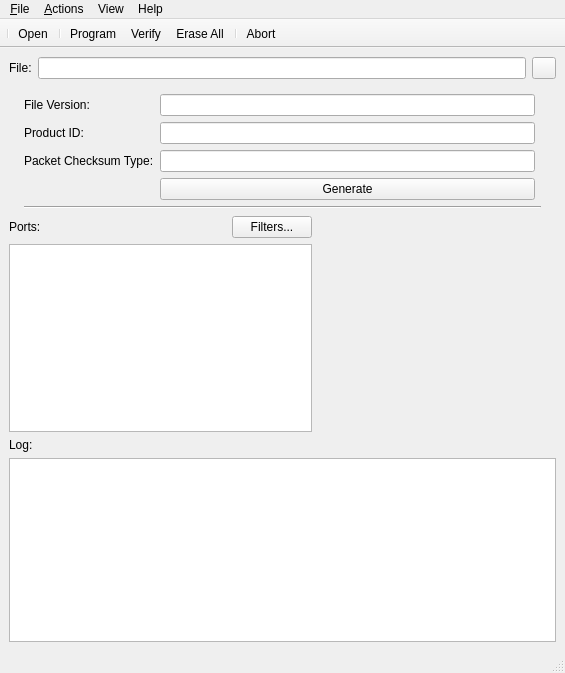
<?xml version="1.0" encoding="UTF-8"?>
<ui version="4.0">
 <class>mainwindow</class>
 <widget class="QMainWindow" name="mainwindow">
  <property name="geometry">
   <rect>
    <x>0</x>
    <y>0</y>
    <width>565</width>
    <height>673</height>
   </rect>
  </property>
  <property name="windowTitle">
   <string>Device Firmware Update Host Tool</string>
  </property>
  <widget class="QWidget" name="m_centralwidget_p">
   <layout class="QGridLayout" name="gridLayout" columnstretch="2,0">
    <item row="4" column="0">
     <layout class="QHBoxLayout" name="m_horizontal_layout_2_p">
      <item>
       <widget class="QLabel" name="m_ports_label_p">
        <property name="text">
         <string>Ports:</string>
        </property>
       </widget>
      </item>
      <item>
       <spacer name="m_horizontalspacer_p">
        <property name="orientation">
         <enum>Qt::Horizontal</enum>
        </property>
        <property name="sizeHint" stdset="0">
         <size>
          <width>40</width>
          <height>20</height>
         </size>
        </property>
       </spacer>
      </item>
      <item>
       <widget class="QPushButton" name="m_filter_pushbutton_p">
        <property name="text">
         <string>Filters...</string>
        </property>
       </widget>
      </item>
     </layout>
    </item>
    <item row="2" column="0" rowspan="2" colspan="2">
     <widget class="QWidget" name="m_formwidget_p" native="true">
      <layout class="QGridLayout" name="gridLayout_6">
       <property name="leftMargin">
        <number>15</number>
       </property>
       <property name="rightMargin">
        <number>15</number>
       </property>
       <property name="bottomMargin">
        <number>1</number>
       </property>
       <item row="1" column="1">
        <widget class="QLineEdit" name="m_productid_lineedit_p"/>
       </item>
       <item row="3" column="1">
        <widget class="QLineEdit" name="m_checksumtype_lineedit_p"/>
       </item>
       <item row="6" column="0" colspan="3">
        <widget class="Line" name="line">
         <property name="orientation">
          <enum>Qt::Horizontal</enum>
         </property>
        </widget>
       </item>
       <item row="3" column="0">
        <widget class="QLabel" name="m_checksumtype_label_p">
         <property name="text">
          <string>Packet Checksum Type:</string>
         </property>
        </widget>
       </item>
       <item row="0" column="1">
        <widget class="QLineEdit" name="m_fileversion_lineedit_p"/>
       </item>
       <item row="1" column="0">
        <widget class="QLabel" name="m_productid_label_p">
         <property name="text">
          <string>Product ID:</string>
         </property>
        </widget>
       </item>
       <item row="0" column="0">
        <widget class="QLabel" name="m_fileversion_label_p">
         <property name="text">
          <string>File Version:</string>
         </property>
        </widget>
       </item>
       <item row="4" column="1">
        <widget class="QPushButton" name="m_generate_pushbutton_p">
         <property name="maximumSize">
          <size>
           <width>16777215</width>
           <height>32</height>
          </size>
         </property>
         <property name="layoutDirection">
          <enum>Qt::LeftToRight</enum>
         </property>
         <property name="text">
          <string>Generate</string>
         </property>
        </widget>
       </item>
      </layout>
     </widget>
    </item>
    <item row="5" column="0">
     <widget class="QListWidget" name="m_port_listwidget_p"/>
    </item>
    <item row="0" column="0" colspan="2">
     <layout class="QHBoxLayout" name="m_horizontal_layout_p">
      <item>
       <widget class="QLabel" name="m_file_label_p">
        <property name="text">
         <string>File:</string>
        </property>
       </widget>
      </item>
      <item>
       <widget class="QLineEdit" name="m_file_lineedit_p"/>
      </item>
      <item>
       <widget class="QPushButton" name="m_file_pushbutton_p">
        <property name="maximumSize">
         <size>
          <width>24</width>
          <height>24</height>
         </size>
        </property>
        <property name="text">
         <string/>
        </property>
       </widget>
      </item>
     </layout>
    </item>
    <item row="4" column="1" rowspan="2">
     <widget class="QStackedWidget" name="m_stackedwidget_p">
      <property name="currentIndex">
       <number>0</number>
      </property>
      <widget class="QWidget" name="m_blankpage_p"/>
      <widget class="QWidget" name="m_uartpage_p">
       <layout class="QGridLayout" name="gridLayout_3">
        <item row="0" column="0">
         <widget class="QLabel" name="m_uart_baud_label_p">
          <property name="text">
           <string>Baud:</string>
          </property>
          <property name="alignment">
           <set>Qt::AlignLeading|Qt::AlignLeft|Qt::AlignVCenter</set>
          </property>
         </widget>
        </item>
        <item row="0" column="1">
         <widget class="QComboBox" name="m_uart_baud_combobox_p">
          <item>
           <property name="text">
            <string>75</string>
           </property>
          </item>
          <item>
           <property name="text">
            <string>110</string>
           </property>
          </item>
          <item>
           <property name="text">
            <string>134</string>
           </property>
          </item>
          <item>
           <property name="text">
            <string>150</string>
           </property>
          </item>
          <item>
           <property name="text">
            <string>300</string>
           </property>
          </item>
          <item>
           <property name="text">
            <string>600</string>
           </property>
          </item>
          <item>
           <property name="text">
            <string>1200</string>
           </property>
          </item>
          <item>
           <property name="text">
            <string>2400</string>
           </property>
          </item>
          <item>
           <property name="text">
            <string>4800</string>
           </property>
          </item>
          <item>
           <property name="text">
            <string>7200</string>
           </property>
          </item>
          <item>
           <property name="text">
            <string>9600</string>
           </property>
          </item>
          <item>
           <property name="text">
            <string>14400</string>
           </property>
          </item>
          <item>
           <property name="text">
            <string>19200</string>
           </property>
          </item>
          <item>
           <property name="text">
            <string>38400</string>
           </property>
          </item>
          <item>
           <property name="text">
            <string>56000</string>
           </property>
          </item>
          <item>
           <property name="text">
            <string>57600</string>
           </property>
          </item>
          <item>
           <property name="text">
            <string>115200</string>
           </property>
          </item>
          <item>
           <property name="text">
            <string>128000</string>
           </property>
          </item>
          <item>
           <property name="text">
            <string>230400</string>
           </property>
          </item>
          <item>
           <property name="text">
            <string>460800</string>
           </property>
          </item>
          <item>
           <property name="text">
            <string>921600</string>
           </property>
          </item>
         </widget>
        </item>
        <item row="1" column="0">
         <widget class="QLabel" name="m_uart_databits_label_p">
          <property name="text">
           <string>Data bits:</string>
          </property>
          <property name="alignment">
           <set>Qt::AlignLeading|Qt::AlignLeft|Qt::AlignVCenter</set>
          </property>
         </widget>
        </item>
        <item row="1" column="1">
         <widget class="QComboBox" name="m_uart_databits_combobox_p">
          <item>
           <property name="text">
            <string>7</string>
           </property>
          </item>
          <item>
           <property name="text">
            <string>8</string>
           </property>
          </item>
         </widget>
        </item>
        <item row="1" column="2" rowspan="2">
         <spacer name="horizontalSpacer">
          <property name="orientation">
           <enum>Qt::Horizontal</enum>
          </property>
          <property name="sizeHint" stdset="0">
           <size>
            <width>91</width>
            <height>20</height>
           </size>
          </property>
         </spacer>
        </item>
        <item row="2" column="0">
         <widget class="QLabel" name="m_uart_stopbits_label_p">
          <property name="text">
           <string>Stop bits:</string>
          </property>
          <property name="alignment">
           <set>Qt::AlignLeading|Qt::AlignLeft|Qt::AlignVCenter</set>
          </property>
         </widget>
        </item>
        <item row="2" column="1">
         <widget class="QComboBox" name="m_uart_stopbits_combobox_p">
          <property name="enabled">
           <bool>true</bool>
          </property>
          <item>
           <property name="text">
            <string>1</string>
           </property>
          </item>
          <item>
           <property name="text">
            <string>1.5</string>
           </property>
          </item>
          <item>
           <property name="text">
            <string>2</string>
           </property>
          </item>
         </widget>
        </item>
        <item row="3" column="0">
         <widget class="QLabel" name="m_uart_parity_label_p">
          <property name="text">
           <string>Parity:</string>
          </property>
          <property name="alignment">
           <set>Qt::AlignLeading|Qt::AlignLeft|Qt::AlignVCenter</set>
          </property>
         </widget>
        </item>
        <item row="3" column="1">
         <widget class="QComboBox" name="m_uart_parity_combobox_p">
          <item>
           <property name="text">
            <string>None</string>
           </property>
          </item>
          <item>
           <property name="text">
            <string>Odd</string>
           </property>
          </item>
          <item>
           <property name="text">
            <string>Even</string>
           </property>
          </item>
         </widget>
        </item>
        <item row="4" column="1">
         <spacer name="m_verticalspacer4_p">
          <property name="orientation">
           <enum>Qt::Vertical</enum>
          </property>
          <property name="sizeHint" stdset="0">
           <size>
            <width>20</width>
            <height>81</height>
           </size>
          </property>
         </spacer>
        </item>
       </layout>
      </widget>
      <widget class="QWidget" name="m_i2cpage_p">
       <layout class="QVBoxLayout" name="verticalLayout_3">
        <item>
         <layout class="QHBoxLayout" name="m_horizontal_layout_6_p">
          <item>
           <widget class="QLabel" name="m_i2c_address_label_p">
            <property name="text">
             <string>I2C address:</string>
            </property>
           </widget>
          </item>
          <item>
           <widget class="QLineEdit" name="m_i2c_address_lineedit_p">
            <property name="text">
             <string>0</string>
            </property>
           </widget>
          </item>
         </layout>
        </item>
        <item>
         <widget class="QGroupBox" name="m_groupbox2_p">
          <property name="title">
           <string>I2C speed</string>
          </property>
          <layout class="QVBoxLayout" name="verticalLayout_2">
           <item>
            <widget class="QRadioButton" name="m_i2c_1megahertz_radiobutton_p">
             <property name="text">
              <string>1 MHz</string>
             </property>
            </widget>
           </item>
           <item>
            <widget class="QRadioButton" name="m_i2c_400kilohertz_radiobutton_p">
             <property name="text">
              <string>400 kHz</string>
             </property>
             <property name="checked">
              <bool>true</bool>
             </property>
            </widget>
           </item>
           <item>
            <widget class="QRadioButton" name="m_i2c_100kilohertz_radiobutton_p">
             <property name="text">
              <string>100 kHz</string>
             </property>
            </widget>
           </item>
           <item>
            <widget class="QRadioButton" name="m_i2c_50kilohertz_radiobutton_p">
             <property name="text">
              <string>50 kHz</string>
             </property>
            </widget>
           </item>
          </layout>
         </widget>
        </item>
        <item>
         <spacer name="m_verticalspacer2_p">
          <property name="orientation">
           <enum>Qt::Vertical</enum>
          </property>
          <property name="sizeHint" stdset="0">
           <size>
            <width>20</width>
            <height>40</height>
           </size>
          </property>
         </spacer>
        </item>
       </layout>
      </widget>
      <widget class="QWidget" name="m_spipage_p">
       <layout class="QGridLayout" name="gridLayout_2">
        <item row="0" column="0" colspan="2">
         <layout class="QHBoxLayout" name="m_horizontal_layout_7_p">
          <item>
           <widget class="QLabel" name="m_spi_clockspeed_label_p">
            <property name="text">
             <string>Clock speed:</string>
            </property>
           </widget>
          </item>
          <item>
           <widget class="QComboBox" name="m_spi_clockspeed_combobox_p"/>
          </item>
         </layout>
        </item>
        <item row="1" column="0">
         <widget class="QGroupBox" name="m_spi_shiftdirection_groupbox_p">
          <property name="title">
           <string>Shift direction</string>
          </property>
          <layout class="QVBoxLayout" name="verticalLayout_6">
           <item>
            <widget class="QRadioButton" name="m_spi_msbfirst_radiobutton_p">
             <property name="text">
              <string>MSB first</string>
             </property>
             <property name="checked">
              <bool>true</bool>
             </property>
            </widget>
           </item>
           <item>
            <widget class="QRadioButton" name="m_spi_lsbfirst_radiobutton_p">
             <property name="text">
              <string>LSB first</string>
             </property>
            </widget>
           </item>
          </layout>
         </widget>
        </item>
        <item row="1" column="1" rowspan="2">
         <widget class="QGroupBox" name="m_spi_mode_groupbox_p">
          <property name="title">
           <string>Mode</string>
          </property>
          <layout class="QVBoxLayout" name="verticalLayout_7">
           <item>
            <widget class="QRadioButton" name="m_spi_mode00_radiobutton_p">
             <property name="text">
              <string>Mode 00</string>
             </property>
             <property name="checked">
              <bool>true</bool>
             </property>
            </widget>
           </item>
           <item>
            <widget class="QRadioButton" name="m_spi_mode01_radiobutton_p">
             <property name="text">
              <string>Mode 01</string>
             </property>
            </widget>
           </item>
           <item>
            <widget class="QRadioButton" name="m_spi_mode02_radiobutton_p">
             <property name="text">
              <string>Mode 10</string>
             </property>
            </widget>
           </item>
           <item>
            <widget class="QRadioButton" name="m_spi_mode03_radiobutton_p">
             <property name="text">
              <string>Mode 11</string>
             </property>
            </widget>
           </item>
          </layout>
         </widget>
        </item>
        <item row="2" column="0" rowspan="2">
         <spacer name="m_verticalspacer_p">
          <property name="orientation">
           <enum>Qt::Vertical</enum>
          </property>
          <property name="sizeHint" stdset="0">
           <size>
            <width>20</width>
            <height>78</height>
           </size>
          </property>
         </spacer>
        </item>
        <item row="3" column="1">
         <spacer name="m_verticalspacer3_p">
          <property name="orientation">
           <enum>Qt::Vertical</enum>
          </property>
          <property name="sizeHint" stdset="0">
           <size>
            <width>20</width>
            <height>24</height>
           </size>
          </property>
         </spacer>
        </item>
       </layout>
      </widget>
     </widget>
    </item>
    <item row="7" column="0" colspan="2">
     <widget class="QPlainTextEdit" name="m_log_textedit_p">
      <property name="horizontalScrollBarPolicy">
       <enum>Qt::ScrollBarAlwaysOff</enum>
      </property>
      <property name="readOnly">
       <bool>true</bool>
      </property>
     </widget>
    </item>
    <item row="6" column="0">
     <widget class="QLabel" name="m_log_label_p">
      <property name="text">
       <string>Log:</string>
      </property>
     </widget>
    </item>
   </layout>
  </widget>
  <widget class="QMenuBar" name="menubar">
   <property name="geometry">
    <rect>
     <x>0</x>
     <y>0</y>
     <width>565</width>
     <height>22</height>
    </rect>
   </property>
   <widget class="QMenu" name="menuFile">
    <property name="title">
     <string>&amp;File</string>
    </property>
    <addaction name="m_open_action_p"/>
    <addaction name="m_savelogas_action_p"/>
    <addaction name="m_clearlog_action_p"/>
    <addaction name="separator"/>
    <addaction name="m_exit_action_p"/>
   </widget>
   <widget class="QMenu" name="menuActions">
    <property name="title">
     <string>&amp;Actions</string>
    </property>
    <addaction name="m_program_action_p"/>
    <addaction name="m_verify_action_p"/>
    <addaction name="m_eraseall_action_p"/>
    <addaction name="separator"/>
    <addaction name="m_abort_action_p"/>
   </widget>
   <widget class="QMenu" name="menuHelp">
    <property name="title">
     <string>Help</string>
    </property>
    <addaction name="m_viewhelp_action_p"/>
    <addaction name="separator"/>
    <addaction name="m_about_action_p"/>
   </widget>
   <widget class="QMenu" name="menuView">
    <property name="title">
     <string>View</string>
    </property>
   </widget>
   <addaction name="menuFile"/>
   <addaction name="menuActions"/>
   <addaction name="menuView"/>
   <addaction name="menuHelp"/>
  </widget>
  <widget class="QToolBar" name="m_toolbar_p">
   <property name="windowTitle">
    <string>toolBar</string>
   </property>
   <property name="movable">
    <bool>false</bool>
   </property>
   <property name="floatable">
    <bool>false</bool>
   </property>
   <attribute name="toolBarArea">
    <enum>TopToolBarArea</enum>
   </attribute>
   <attribute name="toolBarBreak">
    <bool>false</bool>
   </attribute>
   <addaction name="separator"/>
   <addaction name="m_open_action_p"/>
   <addaction name="separator"/>
   <addaction name="m_program_action_p"/>
   <addaction name="m_verify_action_p"/>
   <addaction name="m_eraseall_action_p"/>
   <addaction name="separator"/>
   <addaction name="m_abort_action_p"/>
  </widget>
  <widget class="QStatusBar" name="statusBar"/>
  <action name="m_open_action_p">
   <property name="icon">
    <iconset>
     <normaloff>../../resources/images/Open-file.ico</normaloff>../../resources/images/Open-file.ico</iconset>
   </property>
   <property name="text">
    <string>&amp;Open...</string>
   </property>
   <property name="shortcut">
    <string>Ctrl+O</string>
   </property>
  </action>
  <action name="m_savelogas_action_p">
   <property name="text">
    <string>&amp;Save Log As...</string>
   </property>
   <property name="shortcut">
    <string>Ctrl+S</string>
   </property>
  </action>
  <action name="m_clearlog_action_p">
   <property name="text">
    <string>&amp;Clear Log</string>
   </property>
  </action>
  <action name="m_exit_action_p">
   <property name="text">
    <string>E&amp;xit</string>
   </property>
   <property name="shortcut">
    <string>Alt+F4</string>
   </property>
  </action>
  <action name="m_program_action_p">
   <property name="icon">
    <iconset>
     <normaloff>../../resources/images/Program-flash-memory-of-the-target-device.ico</normaloff>../../resources/images/Program-flash-memory-of-the-target-device.ico</iconset>
   </property>
   <property name="text">
    <string>Program</string>
   </property>
   <property name="shortcut">
    <string>F5</string>
   </property>
  </action>
  <action name="m_verify_action_p">
   <property name="icon">
    <iconset>
     <normaloff>../../resources/images/Verify-programmed-flash-memory-against-the-given-file.ico</normaloff>../../resources/images/Verify-programmed-flash-memory-against-the-given-file.ico</iconset>
   </property>
   <property name="text">
    <string>&amp;Verify</string>
   </property>
   <property name="shortcut">
    <string>F8</string>
   </property>
  </action>
  <action name="m_eraseall_action_p">
   <property name="icon">
    <iconset>
     <normaloff>../../resources/images/Erase-flash-memory-of-the-target-device.ico</normaloff>../../resources/images/Erase-flash-memory-of-the-target-device.ico</iconset>
   </property>
   <property name="text">
    <string>&amp;Erase All</string>
   </property>
   <property name="shortcut">
    <string>F9</string>
   </property>
  </action>
  <action name="m_abort_action_p">
   <property name="icon">
    <iconset>
     <normaloff>../../resources/images/Abort-programming-operation.ico</normaloff>../../resources/images/Abort-programming-operation.ico</iconset>
   </property>
   <property name="text">
    <string>&amp;Abort</string>
   </property>
   <property name="shortcut">
    <string>F10</string>
   </property>
  </action>
  <action name="m_viewhelp_action_p">
   <property name="text">
    <string>View Help</string>
   </property>
   <property name="shortcut">
    <string>F1</string>
   </property>
  </action>
  <action name="m_about_action_p">
   <property name="text">
    <string>About Device Firmware Update Host Tool</string>
   </property>
  </action>
  <action name="actionNotice_List">
   <property name="text">
    <string>Notice List</string>
   </property>
  </action>
  <action name="actionToolbar">
   <property name="text">
    <string>Toolbar</string>
   </property>
  </action>
 </widget>
 <tabstops>
  <tabstop>m_file_lineedit_p</tabstop>
  <tabstop>m_file_pushbutton_p</tabstop>
  <tabstop>m_filter_pushbutton_p</tabstop>
  <tabstop>m_port_listwidget_p</tabstop>
  <tabstop>m_i2c_address_lineedit_p</tabstop>
  <tabstop>m_i2c_1megahertz_radiobutton_p</tabstop>
  <tabstop>m_i2c_400kilohertz_radiobutton_p</tabstop>
  <tabstop>m_i2c_100kilohertz_radiobutton_p</tabstop>
  <tabstop>m_i2c_50kilohertz_radiobutton_p</tabstop>
  <tabstop>m_spi_clockspeed_combobox_p</tabstop>
  <tabstop>m_spi_msbfirst_radiobutton_p</tabstop>
  <tabstop>m_spi_lsbfirst_radiobutton_p</tabstop>
  <tabstop>m_spi_mode00_radiobutton_p</tabstop>
  <tabstop>m_spi_mode01_radiobutton_p</tabstop>
  <tabstop>m_spi_mode02_radiobutton_p</tabstop>
  <tabstop>m_spi_mode03_radiobutton_p</tabstop>
  <tabstop>m_uart_baud_combobox_p</tabstop>
  <tabstop>m_uart_databits_combobox_p</tabstop>
  <tabstop>m_uart_stopbits_combobox_p</tabstop>
  <tabstop>m_uart_parity_combobox_p</tabstop>
  <tabstop>m_log_textedit_p</tabstop>
 </tabstops>
 <resources>
  <include location="../../resources/dfu.qrc"/>
 </resources>
 <connections/>
</ui>
